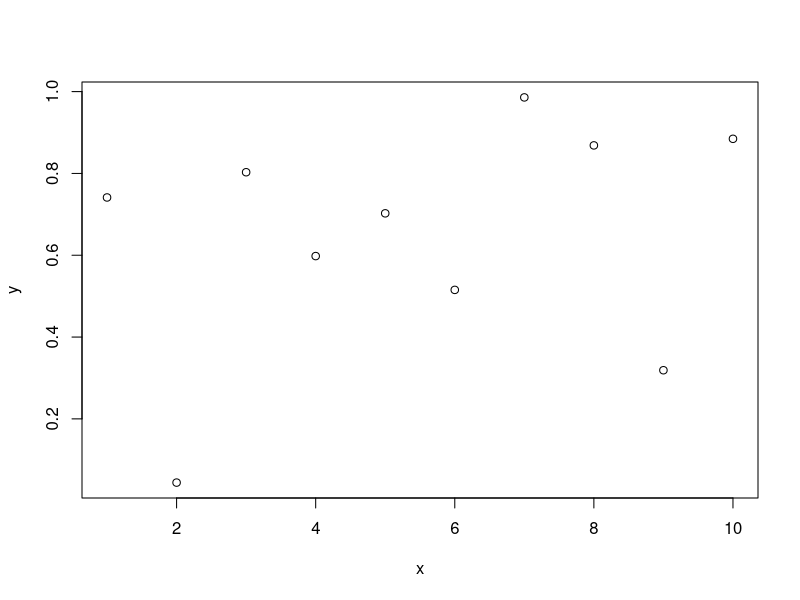

Generate this figure with R:
## ---- chunk 1
objs <- mget(ls("package:base"), inherits = TRUE)
funs <- Filter(is.function, objs)
## ---- chunk 2
require(plyr)

# create a vector of lengths
arg_length <- laply(funs, function(x)(length(formals(x))))

# find the max
max_args <- which(arg_length == max(arg_length))

# get the name of the function
names(funs[max_args])
## ---- chunk 3
length(which(arg_length == 0))
## ---- chunk 4
prims <- Filter(is.primitive, objs)
names(prims)
## ---- chunk 5
f2 <- function(x = z) {
  z <- 100
  x
}
f2()
## ---- chunk 6
require(plyr)

objs <- mget(ls("package:base"), inherits = TRUE)
prims <- Filter(is.primitive, objs)
## ---- chunk 7
xor(TRUE, FALSE)
xor(TRUE, TRUE)

`%xor%` <- function(x, y)
{
  xor(x, y)
}

TRUE %xor% TRUE
TRUE %xor% FALSE
## ---- chunk 8
a <- seq(5, 6)
b <- seq(6, 7)

`%=%` <- function(x, y)
{
  intersect(x, y)
}

`%+%` <- function(x, y)
{
  union(x, y)
}

`%-%` <- function(x, y)
{
  setdiff(x, y)
}

a %=% b
a %+% b
a %-% b
## ---- chunk 9
`timestwo<-` <- function(x, value = 2 * x[index])
{
  index <- sample(1:length(x), 1)
  x[index] <- value
  x
}

# for some reason, R is not finding this function
a <- seq(1:10)
#timestwo(a)
## ---- chunk 10
plotter <- function()
{
  x <- seq(1:10)
  y <- runif(10)
  plot(x, y)
  on.exit(dev.off())
}

plotter()
